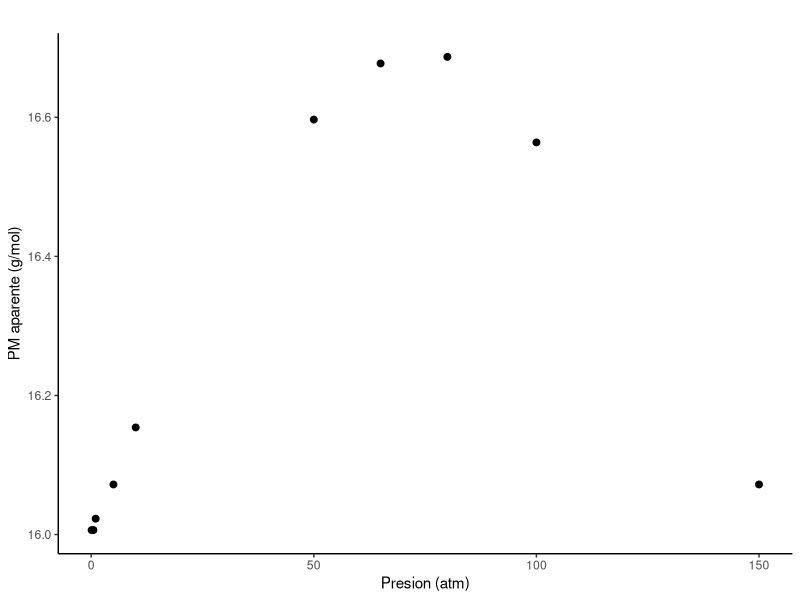
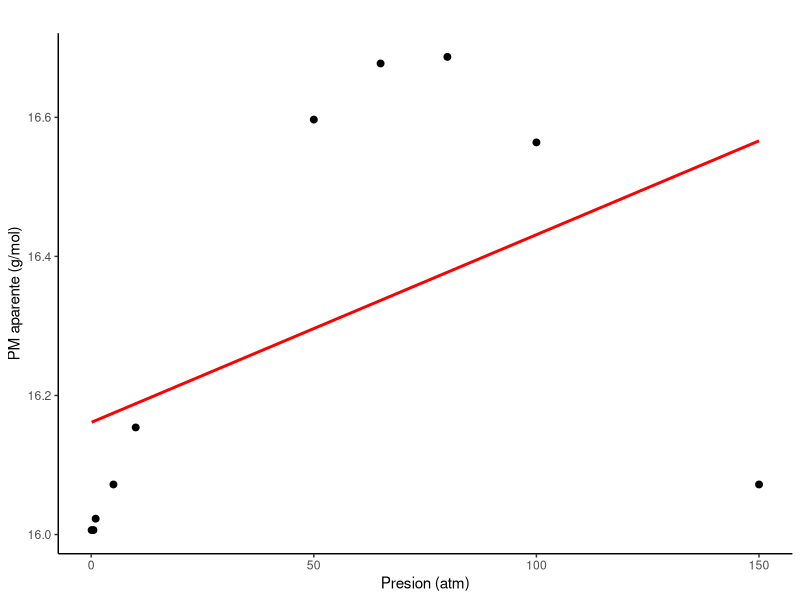
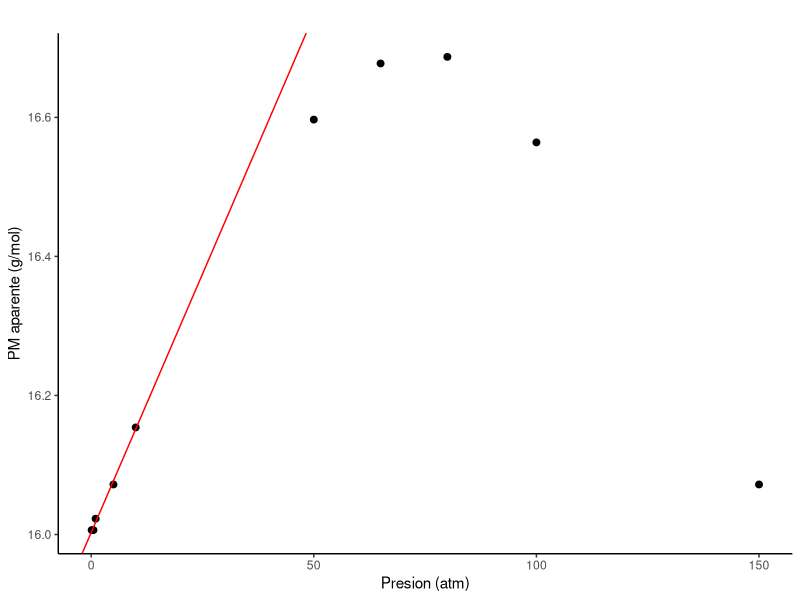
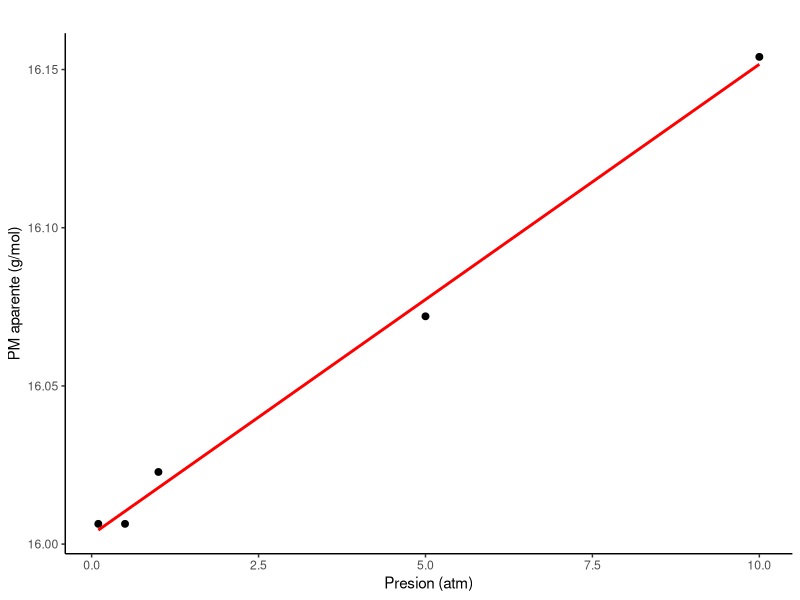
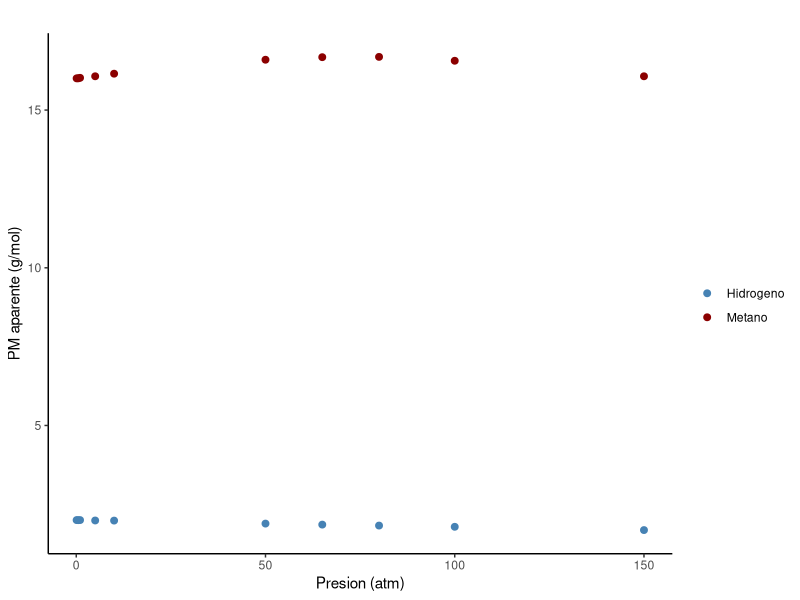

Write the R code that produced these figures, in order.
# Ejercicio 1.6 con algunos tips extras
# Por motivos de simplicidad vamos a analizar sólo los datos del metano

library(ggplot2)

pre <- c(0.1, 0.5, 1, 5, 10, 50, 65, 80, 100, 150)
den_ch4 <- c(0.0976, 0.488, 0.977, 4.9, 9.85, 50.6, 66.1, 81.4, 101, 147)
pm_ch4 <- 0.082*200*den_ch4/pre

datos <- data.frame(pre, den_ch4, pm_ch4)

head(datos)

plot_1 <- ggplot(datos, aes(x=pre, y=pm_ch4))+
  geom_point(colour = "black", size = 2) +
  theme_classic() +
  labs(title = "",
       x = "Presion (atm)",
       y = "PM aparente (g/mol)") 

plot_1

graf1<- plot_1 + geom_smooth(method="lm",se=FALSE, col="red")
graf1

fit <- lm(pm_ch4~pre, data=datos, subset=(pre<50))
resumen <- summary(fit)
resumen$coefficients

resumen
ordenada <- resumen$coefficients[1,1]
ordenada
pendiente <- resumen$coefficients[2,1]
pendiente

a <- c(5, 6, 7, 4, 3, 6)
a[1]

plot_2 <- plot_1 + geom_abline( slope= pendiente, intercept= ordenada, color= 'red')
plot_2

pendiente
ordenada

recortado <- subset(datos, pre<50)
recortado

plot_3 <- ggplot(recortado, aes(x=pre, y=pm_ch4))+
  geom_point(colour = "black", size = 2) +
  theme_classic() +
  labs(title = "",
       x = "Presion (atm)",
       y = "PM aparente (g/mol)") 

plot_3 + geom_smooth(method="lm",se=FALSE, col="red")

head(recortado)

mas_recortado <- recortado[-c(2),]
mas_recortado

den_h2 <- c(0.0122, 0.0609, 0.122, 0.606, 1.21, 5.76, 7.36, 8.91, 10.9, 15.4)
pm_h2 <- 0.082*200*den_h2/pre
tabla_2 <- data.frame(pre, pm_ch4, pm_h2)
head(tabla_2)


colores <- c("Metano" = "darkred", "Hidrogeno" = "steelblue")
            
plot_4 <- ggplot(tabla_2, aes(x=pre)) +
  geom_point(aes(y=pm_ch4, colour = "Metano"), size = 2) +
  geom_point(aes(y=pm_h2, colour = "Hidrogeno"), size = 2) +
  theme_classic() +
  labs(title = "",
       x = "Presion (atm)",
       y = "PM aparente (g/mol)",
       colour="")+
  scale_color_manual(values = colores)
  

plot_4
